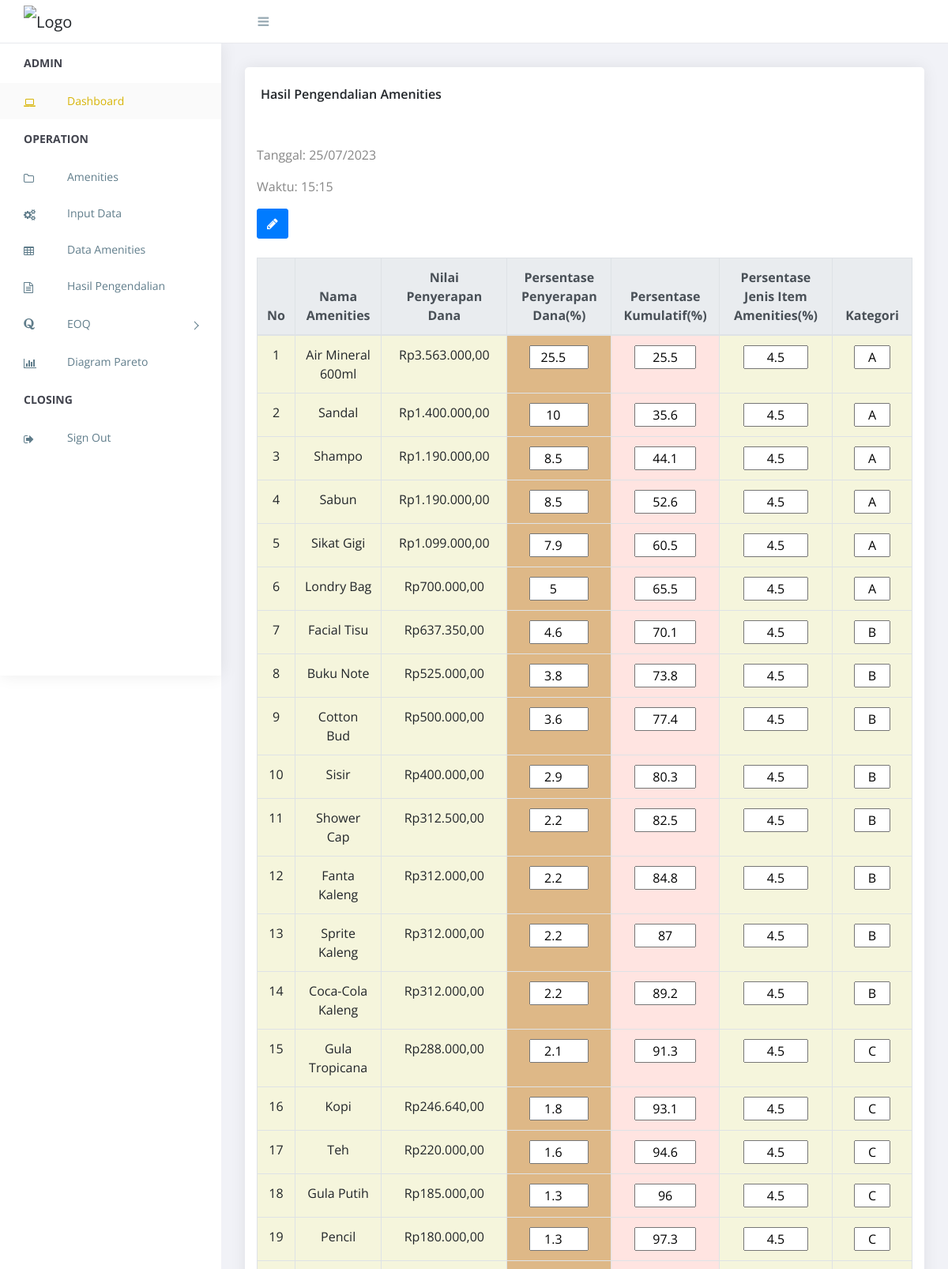
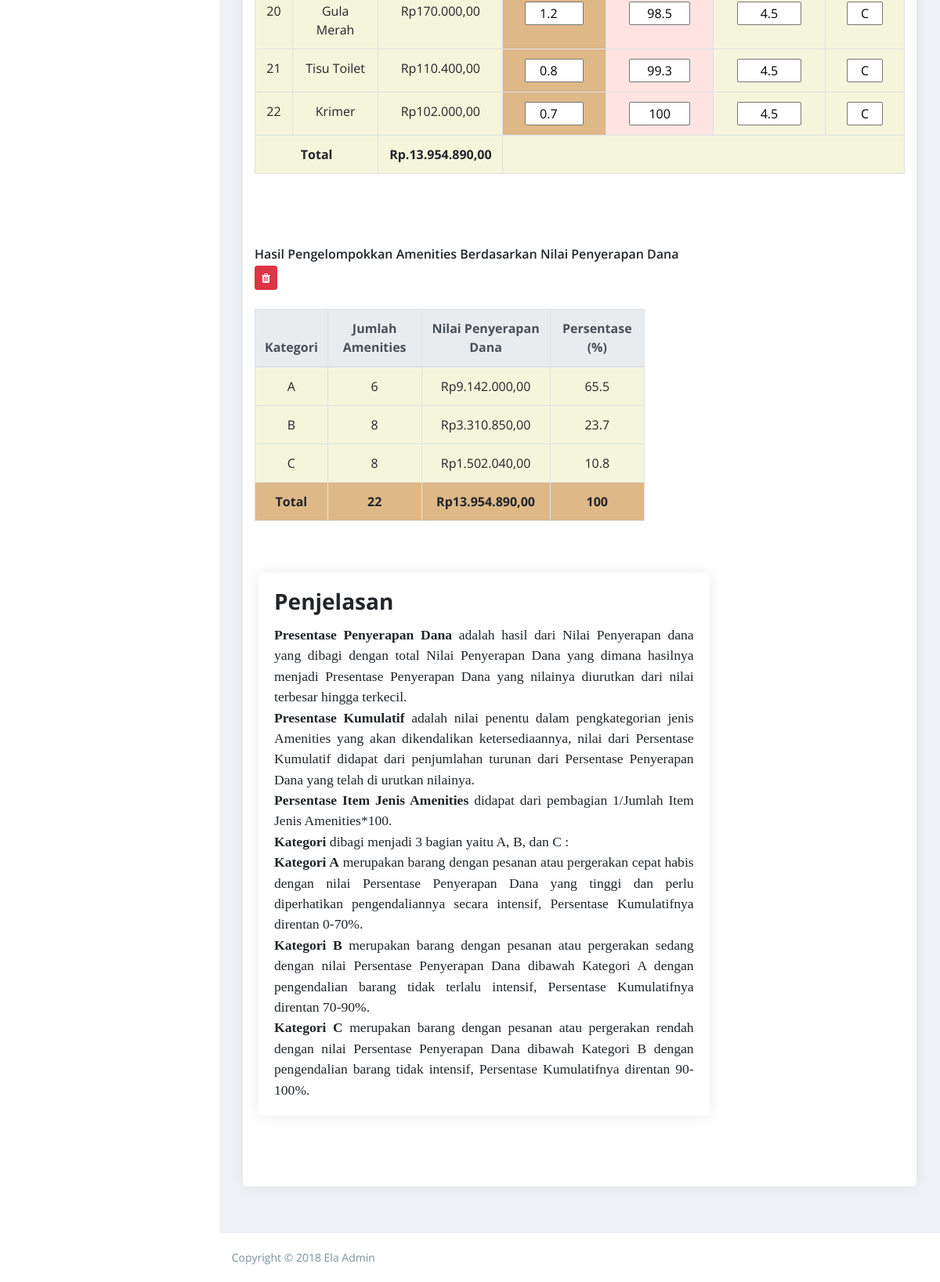
Page /index.php/hasil on the committed database (2 pictures, top to bottom).
### tables this page shows
CREATE TABLE `data_masuk` (
  `id_amenities` int(11) NOT NULL,
  `id_foto` int(50) NOT NULL,
  `satuan` varchar(50) NOT NULL,
  `harga_satuan` int(50) NOT NULL,
  `kuan_pemakaian` int(50) NOT NULL,
  `n_penyerapandana` int(50) NOT NULL
);

CREATE TABLE `amenities` (
  `id_foto` int(11) NOT NULL,
  `nama` varchar(50) NOT NULL,
  `foto` varchar(50) NOT NULL
);

### application/controllers/Hasil.php (called while the page is built, shortened)
<?php
class Hasil extends CI_Controller
{
    public function index()
    {
        $data['Data'] = $this->Hasil_model->getnama()->result();
        $data['Sum'] = $this->Hasil_model->get_sum();
        $data['Count'] = $this->Hasil_model->get_data();
        $data['A'] = $this->Hasil_model->get_A();
        $data['B'] = $this->Hasil_model->get_B();
        $data['C'] = $this->Hasil_model->get_C();
        $this->load->view('admin/head');
        $this->load->view('admin/head');
        $this->load->view('admin/header');
        $this->load->view('Hasil/hasil', $data);
        $this->load->view('admin/footer');
    }
}

### index.php (called while the page is built, shortened)
<?php
require_once BASEPATH.'core/CodeIgniter.php';

### application/models/Hasil_model.php (called while the page is built, shortened)
<?php
class Hasil_model extends CI_Model
{
    public function getnama()
    {
        $data = $this->db->select('*')
            ->from('data_masuk a')
            ->join('amenities b', 'a.id_foto = b.id_foto')
            ->order_by('n_penyerapandana', 'DESC')
            ->get();
        return $data;
    }
    public function get_A()
    {
        $sql = "SELECT count(if(kategori='A',kategori,NULL)) as kategori,
                       sum(if(kategori='A',n_penyerapandana,NULL)) as n_penyerapandana
       from hasil";
        $result = $this->db->query($sql);
        return $result->row();
    }
    public function get_B()
    {
        $sql = "SELECT count(if(kategori='B',kategori,NULL)) as kategori,
                       sum(if(kategori='B',n_penyerapandana,NULL)) as n_penyerapandana
       from hasil";
        $result = $this->db->query($sql);
        return $result->row();
    }
    public function get_C()
    {
        $sql = "SELECT count(if(kategori='C',kategori,NULL)) as kategori,
                       sum(if(kategori='C',n_penyerapandana,NULL)) as n_penyerapandana
       from hasil";
        $result = $this->db->query($sql);
        return $result->row();
    }
    public function get_sum()
    {
        $this->db->select_sum('n_penyerapandana', 'jumlah');
        $this->db->from('data_masuk');
        return $this->db->get('')->row();
    }
}

### application/views/Hasil/hasil.php (the view, shortened to what this page needs)
<div class="content">
    <div class="animated fadeIn">
        <div class="row">
            <div class="col-lg-12">
                <div class="card">
                    <div class="card-body">
                        <h4 class="box-title">Hasil Pengendalian Amenities </h4>
                    </div>
                    <div class="row">
                        <section class="content">
                            <div class="date-time">
                                <p>Tanggal: <span id="tanggal"></span></p>
                                <p>Waktu: <span id="waktu"></span></p>
                            </div>
                            <div id="container">
                                <?php echo form_open_multipart('hasil/tambah'); ?>
                                <button type="submit" class="btn btn-primary"><i class="fa fa-pencil" aria-hidden="true"></i></button>
                                <br><br>
                                <table class="table table-bordered" style="width:">
                                    <thead class="thead-light">
                                        <tr style="text-align: center;">
                                            <th>No</th>
                                            <th>Nama Amenities</th>
                                            <th>Nilai Penyerapan Dana</th>
                                            <th>Persentase Penyerapan Dana(%)</th>
                                            <th>Persentase Kumulatif(%)</th>
                                            <th>Persentase Jenis Item Amenities(%)</th>
                                            <th>Kategori</th>
                                        </tr>
                                    </thead>
                                    <?php
                                    $no = 1;
                                    $subtotal = 0;
                                    $total = 0;
                                    $t1 = 0;
                                    foreach ($Data as $da) : ?>
                                        <tr style="text-align: center; background-color:beige;">
                                            <?php
                                            $rp2 = number_format($da->n_penyerapandana, 2, ',', '.');
                                            $rp3 = ($da->n_penyerapandana / $Sum->jumlah * 100);
                                            $subtotal += $rp3;
                                            $p_item = 1 / $Count * 100;
                                            $total += $da->n_penyerapandana;
                                            $t1 = number_format($total, 2, ',', '.');
                                            $nilai = $subtotal;
                                            if ($nilai <= 70) {
                                                $kategori = "A";
                                            } elseif (($nilai > 70) and ($nilai <= 89)) {
                                                $kategori = "B";
                                            } elseif ($nilai >= 90) {
                                                $kategori = "C";
                                            }
                                            ?>
                                            <td><?php echo $no++ ?></td>
                                            <td><?php echo $da->nama ?><input type="hidden" name="id_foto[]" value="<?php echo $da->id_foto ?>" readonly></td>
                                            <td>Rp<?php echo $rp2 ?><input type="hidden" name="n_penyerapandana[]" value="<?php echo $da->n_penyerapandana ?>" readonly></td>
                                            <td style="background-color:Burlywood;"><input style="text-align: center; width:70%" type="number" name="pers_penyerapandana[]" value="<?php echo round($rp3, 1) ?>" readonly></td>
                                            <td style="background-color:mistyrose;"><input style="text-align: center; width:70%" type="float" name="pers_kumulatif[]" value="<?php echo round($subtotal, 1) ?>" readonly></td>
                                            <td><input style="text-align: center; width:70%" type="float" name="pers_item[]" value="<?php echo round($p_item, 1) ?>" readonly></td>
                                            <td><input style="text-align: center; width:60%" type="text" name="kategori[]" value="<?php echo $kategori ?>" readonly></td>
                                        </tr>
                                    <?php endforeach; ?>
                                    <tr>
                                        <td colspan="2" style="text-align: center; background-color: Beige; "> <b>Total</b></td>
                                        <td style="text-align: center; background-color: Beige;"><b>Rp.<?php echo $t1 ?></b></td>
                                        <td colspan="4" style="background-color: Beige; "></td>
                                    </tr>
                                </table>
                                <? echo form_close(); ?>
                            </div>
                            <br><br><br>
                            <h4 class="box-title">Hasil Pengelompokkan Amenities Berdasarkan Nilai Penyerapan Dana </h4>
                            <?php echo form_open_multipart('hasil/hapus'); ?>
                            <?php echo anchor('hasil/hapus/', '<div class="btn btn-danger btn-sm"><i class="fa fa-trash"></i></div>') ?>
                            <br> <br>
                            <div class="tab-class">
                                <table class="table table-bordered " style="width:60%">
                                    <thead class="thead-light">
                                        <tr style="text-align: center;">
                                            <th>Kategori</th>
                                            <th>Jumlah Amenities</th>
                                            <th>Nilai Penyerapan Dana</th>
                                            <th>Persentase (%)</th>
                                        </tr>
                                    </thead>
                                    <?php
                                    $total = 0;
                                    $rpA = number_format($A->n_penyerapandana, 2, ',', '.');
                                    $rpB = number_format($B->n_penyerapandana, 2, ',', '.');
                                    $rpC = number_format($C->n_penyerapandana, 2, ',', '.');
                                    $totalKate = $A->kategori + $B->kategori + $C->kategori;
                                    $subtotInv = $A->n_penyerapandana + $B->n_penyerapandana + $C->n_penyerapandana;
                                    $totInv = number_format($subtotInv, 2, ',', '.');
                                    ?>
                                    <?php foreach ($Data as $da) : ?>
                                        <?php
                                        $total += $da->n_penyerapandana;
                                        $persA =  $A->n_penyerapandana / $total * 100;
                                        $persB =  $B->n_penyerapandana / $total * 100;
                                        $persC =  $C->n_penyerapandana / $total * 100;
                                        $totPers = $persA + $persB + $persC;
                                        ?>
                                    <?php endforeach; ?>
                                    <tr style="text-align: center; background-color:beige;">
                                        <td><?php echo 'A' ?></td>
                                        <td><?php echo $A->kategori ?></td>
                                        <td>Rp<?php echo $rpA ?></td>
                                        <td><?php echo round($persA, 1) ?></td>
                                    </tr>
                                    <tr style="text-align: center; background-color:beige;">
                                        <td><?php echo 'B' ?></td>
                                        <td><?php echo $B->kategori ?></td>
                                        <td>Rp<?php echo $rpB ?></td>
                                        <td><?php echo round($persB, 1) ?></td>
                                    </tr>
                                    <tr style="text-align: center; background-color:beige;">
                                        <td><?php echo 'C' ?></td>
                                        <td><?php echo $C->kategori ?></td>
                                        <td>Rp<?php echo $rpC ?></td>
                                        <td><?php echo round($persC, 1) ?></td>
                                    </tr>
                                    <tr style="text-align: center; background-color:Burlywood;">
                                        <td><b>Total</b></td>
                                        <td><b><?php echo $totalKate ?></b></td>
                                        <td><b>Rp<?php echo $totInv ?></b></td>
                                        <td><b><?php echo $totPers ?></b></td>
                                    </tr>
                                </table>
                            </div>
                            <? echo form_close(); ?>
                        </section>
                        <div class="col-lg-8">
                            <div class="card-body">
                                <div class="card" style="width: 110%;">
                                    <div class="card-body">
                                        <h3 class="card-title"><b>Penjelasan</b></h3>
                                        <h4 style="text-align:justify; line-height:1.5; font-family:'Times New Roman', Times, serif"><span><b>Presentase Penyerapan Dana</b> adalah hasil dari Nilai Penyerapan dana yang dibagi dengan total Nilai Penyerapan Dana yang dimana hasilnya menjadi Presentase Penyerapan Dana yang nilainya diurutkan dari nilai terbesar hingga terkecil.</span><br>
                                            <span><b>Presentase Kumulatif</b> adalah nilai penentu dalam pengkategorian jenis Amenities yang akan dikendalikan ketersediaannya, nilai dari Persentase Kumulatif didapat dari penjumlahan turunan dari Persentase Penyerapan Dana yang telah di urutkan nilainya.</span><br>
                                            <span><b>Persentase Item Jenis Amenities</b> didapat dari pembagian 1/Jumlah Item Jenis Amenities*100.</span><br>
                                            <span><b>Kategori</b> dibagi menjadi 3 bagian yaitu A, B, dan C :</span><br>
                                            <b>Kategori A</b> merupakan barang dengan pesanan atau pergerakan cepat habis dengan nilai Persentase Penyerapan Dana yang tinggi dan perlu diperhatikan pengendaliannya secara intensif, Persentase Kumulatifnya direntan 0-70%.<br>
                                            <b>Kategori B</b> merupakan barang dengan pesanan atau pergerakan sedang dengan nilai Persentase Penyerapan Dana dibawah Kategori A dengan pengendalian barang tidak terlalu intensif, Persentase Kumulatifnya direntan 70-90%.<br>
                                            <b>Kategori C</b> merupakan barang dengan pesanan atau pergerakan rendah dengan nilai Persentase Penyerapan Dana dibawah Kategori B dengan pengendalian barang tidak intensif, Persentase Kumulatifnya direntan 90-100%.<br>
                                        </h4>
                                    </div>
                                </div>
                            </div>
                        </div>
                    </div>
                    <div class="card-body"></div>
                </div>
            </div>
        </div>
    </div>
</div>

### rows in the picture
data_masuk: id_foto.nama "Air Mineral 600ml", n_penyerapandana "3.563.000,00", value "25.5", value "4.5", value "A"
data_masuk: id_foto.nama "Sandal", n_penyerapandana "1.400.000,00", value "10", value "35.6", value "4.5", value "A"
data_masuk: id_foto.nama "Shampo", n_penyerapandana "1.190.000,00", value "8.5", value "44.1", value "4.5", value "A"
data_masuk: id_foto.nama "Sabun", n_penyerapandana "1.190.000,00", value "8.5", value "52.6", value "4.5", value "A"
data_masuk: id_foto.nama "Sikat Gigi", n_penyerapandana "1.099.000,00", value "7.9", value "60.5", value "4.5", value "A"
data_masuk: id_foto.nama "Londry Bag", n_penyerapandana "700.000,00", value "5", value "65.5", value "4.5", value "A"
data_masuk: id_foto.nama "Facial Tisu", n_penyerapandana "637.350,00", value "4.6", value "70.1", value "4.5", value "B"
data_masuk: id_foto.nama "Buku Note", n_penyerapandana "525.000,00", value "3.8", value "73.8", value "4.5", value "B"
data_masuk: id_foto.nama "Cotton Bud", n_penyerapandana "500.000,00", value "3.6", value "77.4", value "4.5", value "B"
data_masuk: id_foto.nama "Sisir", n_penyerapandana "400.000,00", value "2.9", value "80.3", value "4.5", value "B"
data_masuk: id_foto.nama "Shower Cap", n_penyerapandana "312.500,00", value "2.2", value "82.5", value "4.5", value "B"
data_masuk: id_foto.nama "Fanta Kaleng", n_penyerapandana "312.000,00", value "2.2", value "84.8", value "4.5", value "B"
data_masuk: id_foto.nama "Sprite Kaleng", n_penyerapandana "312.000,00", value "2.2", value "87", value "4.5", value "B"
data_masuk: id_foto.nama "Coca-Cola Kaleng", n_penyerapandana "312.000,00", value "2.2", value "89.2", value "4.5", value "B"
data_masuk: id_foto.nama "Gula Tropicana", n_penyerapandana "288.000,00", value "2.1", value "91.3", value "4.5", value "C"
data_masuk: id_foto.nama "Kopi", n_penyerapandana "246.640,00", value "1.8", value "93.1", value "4.5", value "C"
data_masuk: id_foto.nama "Teh", n_penyerapandana "220.000,00", value "1.6", value "94.6", value "4.5", value "C"
data_masuk: id_foto.nama "Gula Putih", n_penyerapandana "185.000,00", value "1.3", value "96", value "4.5", value "C"
data_masuk: id_foto.nama "Pencil", n_penyerapandana "180.000,00", value "1.3", value "97.3", value "4.5", value "C"
data_masuk: id_foto.nama "Gula Merah", n_penyerapandana "170.000,00", value "1.2", value "98.5", value "4.5", value "C"
data_masuk: id_foto.nama "Tisu Toilet", n_penyerapandana "110.400,00", value "0.8", value "99.3", value "4.5", value "C"
data_masuk: id_foto.nama "Krimer", n_penyerapandana "102.000,00", value "0.7", value "100", value "4.5", value "C"

### other values in the picture
$t1 "13.954.890,00"
$A->kategori "6"
$rpA "9.142.000,00"
$persA "65.5"
$B->kategori "8"
$rpB "3.310.850,00"
$persB "23.7"
$C->kategori "8"
$rpC "1.502.040,00"
$persC "10.8"
$totalKate "22"
$totInv "13.954.890,00"
$totPers "100"
